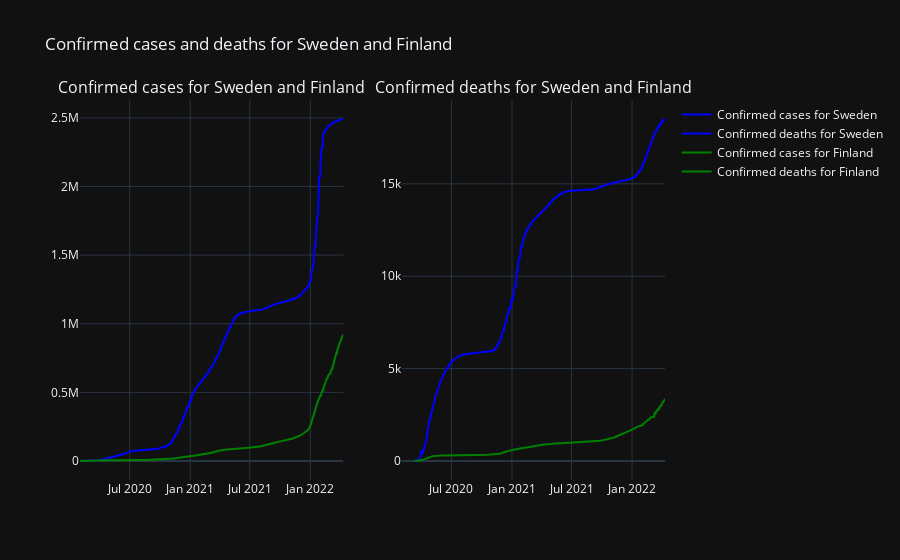

The cell this chart's notebook holds for it:
### Code cell
from plotly.subplots import make_subplots


def plot_compare_country_cases(country, country2):
    dfi = confirmed_df.query(f"country == '{country}'")
    dfi2 = confirmed_df.query(f"country == '{country2}'")

    fig = make_subplots(cols=2, rows=1, subplot_titles=(
        f"Confirmed cases for {country} and {country2}", f"Confirmed deaths for {country} and {country2}"))
    fig.add_trace(
        go.Scatter(x=dfi.date, y=dfi.confirmed, name=f"Confirmed cases for {country}", mode='lines', connectgaps=True,
                   marker=dict(color="blue")), col=1, row=1)
    fig.add_trace(
        go.Scatter(x=dfi.date, y=dfi.deaths, name=f"Confirmed deaths for {country}", mode='lines', connectgaps=True,
                   marker=dict(color="blue")), col=2, row=1)

    fig.add_trace(
        go.Scatter(x=dfi.date, y=dfi2.confirmed, name=f"Confirmed cases for {country2}", mode='lines',
                   connectgaps=True,
                   marker=dict(color="green")), col=1, row=1)
    fig.add_trace(
        go.Scatter(x=dfi.date, y=dfi2.deaths, name=f"Confirmed deaths for {country2}", mode='lines', connectgaps=True,
                   marker=dict(color="green")), col=2, row=1)

    fig.update_layout(title=f"Confirmed cases and deaths for {country} and {country2}")

    return fig.show()


plot_compare_country_cases('Sweden', 'Finland')

### Figure 1 — Plotly figure (JSON) as saved in the notebook; plotly's stock layout.template omitted (floating-point values rounded to 4 significant figures; data arrays with more than 128 entries replaced by an {"elided": "..."} marker saying what was removed)
{"data": [{"connectgaps": true, "marker": {"color": "blue"}, "mode": "lines", "name": "Confirmed cases for Sweden", "x": {"elided": "801 str values"}, "y": {"elided": "801 float values"}, "type": "scatter", "xaxis": "x", "yaxis": "y"}, {"connectgaps": true, "marker": {"color": "blue"}, "mode": "lines", "name": "Confirmed deaths for Sweden", "x": {"elided": "801 str values"}, "y": {"elided": "801 float values"}, "type": "scatter", "xaxis": "x2", "yaxis": "y2"}, {"connectgaps": true, "marker": {"color": "green"}, "mode": "lines", "name": "Confirmed cases for Finland", "x": {"elided": "801 str values"}, "y": {"elided": "804 float values"}, "type": "scatter", "xaxis": "x", "yaxis": "y"}, {"connectgaps": true, "marker": {"color": "green"}, "mode": "lines", "name": "Confirmed deaths for Finland", "x": {"elided": "801 str values"}, "y": {"elided": "804 float values"}, "type": "scatter", "xaxis": "x2", "yaxis": "y2"}], "layout": {"xaxis": {"anchor": "y", "domain": [0.0, 0.45]}, "yaxis": {"anchor": "x", "domain": [0.0, 1.0]}, "xaxis2": {"anchor": "y2", "domain": [0.55, 1.0]}, "yaxis2": {"anchor": "x2", "domain": [0.0, 1.0]}, "annotations": [{"font": {"size": 16}, "showarrow": false, "text": "Confirmed cases for Sweden and Finland", "x": 0.225, "xanchor": "center", "xref": "paper", "y": 1.0, "yanchor": "bottom", "yref": "paper"}, {"font": {"size": 16}, "showarrow": false, "text": "Confirmed deaths for Sweden and Finland", "x": 0.775, "xanchor": "center", "xref": "paper", "y": 1.0, "yanchor": "bottom", "yref": "paper"}], "title": {"text": "Confirmed cases and deaths for Sweden and Finland"}}}
